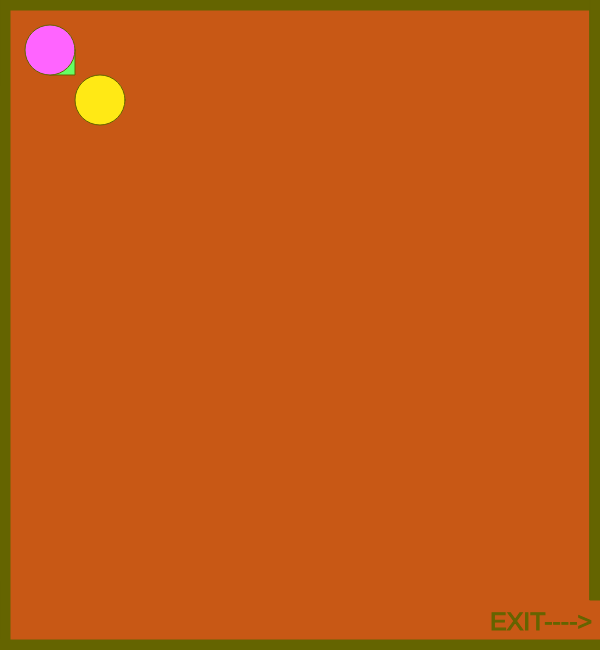
Frame 1 (no input)
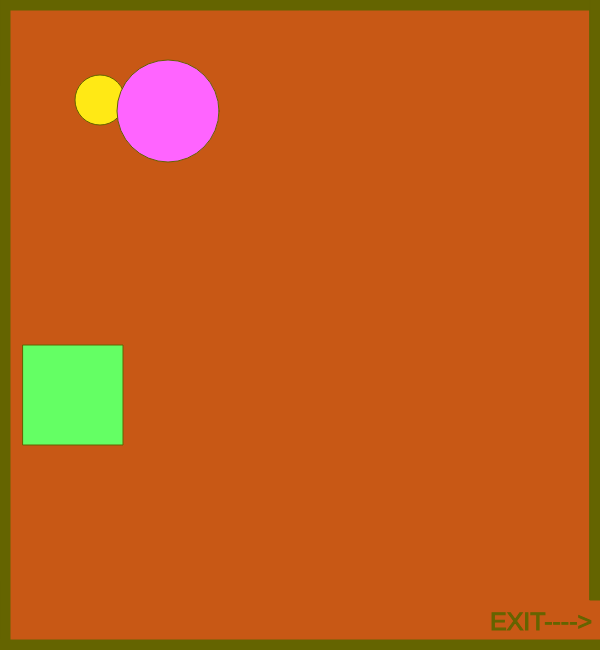
Frame 60 (no input)
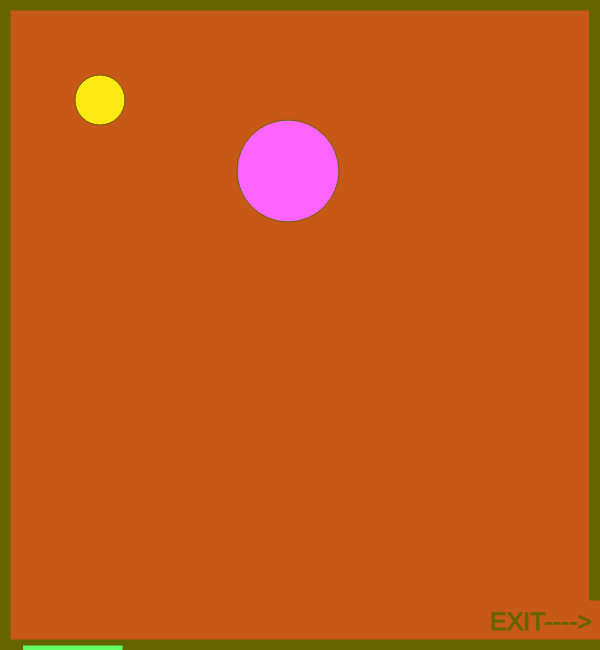
Frame 120 (the mouse pressed at the canvas centre since frame 60)

The p5.js sketch that drew these frames (run headless with seeded random() and noise() and a simulated clock; from frame 60 on, the mouse is pressed at the canvas centre):

// p5.js sketch
// ── sketch.js
    // circleX and circleY to move circle character
    var circleX = 100;
    var circleY = 100;

    // key codes per letter
    var w = 87; 
    var s = 83;
    var a = 65;
    var d = 68;

    var size = 33;
    var count = 15;
    var sizeDirection = 5;

    // mouse click
    var mouseShapeX;
    var mouseShapeY;

    // square obstacle
    var sqobstacleX = 50;
    var sqobstacleY = 50;
    var sqobstaclediameter = 25;

    // circle obstacle
    var x = 50;
    var y = 50;
    var diameter = 50;

    
    //setup
    function setup()
    {
        createCanvas(600,650);
    }
    function draw()
    {
        //background
        background(200,88,21);
        stroke(100,100,0);
        fill(100,100,0);
        // topborder
        rect(0,0,width,10);
        // leftborder
        rect(0,0,10,height);
        // bottomborder
        rect(0, height-10,width, 10);
        // rightborder
        rect(width-10,0,10,height-50);
        
        // exit
        textSize(25);
        text("EXIT---->", width-110,height-20)

        // leaves exit
        if(circleX > width && circleY > width-50)
    {
        fill(255,255,155);
        stroke(5);
        textSize(size);
        text("CONGRATULATIONS! YOU WIN!", width/6-50, height/2-50);

        size+= sizeDirection;
        count++;
        if(count > 25)
    {
        sizeDirection *=-1;
        count = -4;
    }
        
}

        
        //circle character
        fill(255,233,21);
        circle(circleX,circleY,50);
       
        // keys
        if(keyIsDown(w))
    {
        circleY -= 10;   
    }
        if(keyIsDown(s))
    {
        circleY += 10;   
    }
        if(keyIsDown(a))
    {
        circleX -= 10;   
    }
        if(keyIsDown(d))
    {
        circleX += 10;   
    }
     
        // click for square
        fill(69,169,255);
        square(mouseShapeX, mouseShapeY, 75);

        // square obstacle
        fill(100,255,100);
        square(sqobstacleX,sqobstacleY,sqobstaclediameter);

        if(sqobstacleX <= width)
        {
            sqobstacleX+=21;
        }
        else
        {
            sqobstacleX = 2;
        }
        if(sqobstacleY <= height)
        {
            sqobstacleY+=5;
        }
        else
        {
            sqobstacleY = 50;
        }
        if(sqobstaclediameter <= 21)
        {
            sqobstaclediameter+=21;
        }
        else
        {
            sqobstaclediameter = 100;
        }

    // circle obstacle
    fill(255,100,255);
    circle(x,y,diameter);

    if(x <= 350)
    {
        x+=2;
    } 
    else if(x == 15 || x <= width)
    {
        x+=2;
        console.log("second else if for x");
    }
    else if(x > width)
    {
       x = 50;
    }

  
    if(y <= 50)
    {
        y+=3;
    }

    else if(y == 50 || y <= height)
    {
        y+=1; 
        console.log("second else if for y");
    }
    else if(y > 100)
    {
        y = 33;
    }
    if(diameter <= 100)
    {
        diameter+=2;
    }
      
    else if(diameter == 100 || diameter <= 100)
    {
        diameter +=1;
        console.log("second else if for diameter");
    }
    else if(diameter > 200)
    {
        diameter = 50;
    }

    } 
// function for click for square
    function mouseClicked()
{
    mouseShapeX = mouseX;
    mouseShapeY = mouseY;
}
